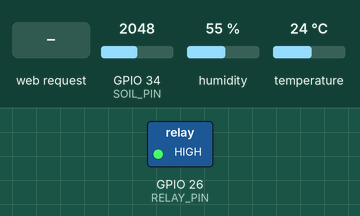
This sketch was run on a simulated ESP32. Parts: switched loads named in the sketch (green lamp = pin HIGH). The test bench sets the inputs (shaded band); at power-on: GPIO 34 (SOIL_PIN) = 2048, humidity 55 %, temperature 24 °C. WiFi joins after 1.5 s; servers stay silent unless stated; what the sketch prints to the serial monitor is not drawn.

Above: at 2.7 s.
2.8 s: HTTP request GET /ON received
At 3.6 s:
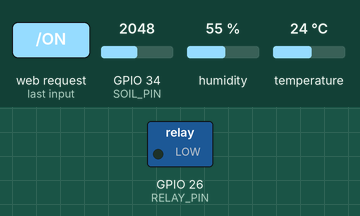
4.3 s: HTTP request GET /OFF received
At 4.7 s:
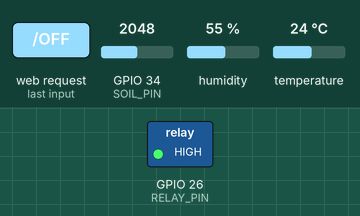
Timing chart, 0 to 7.3 s (numbered marks = the images above; inputs shaded):
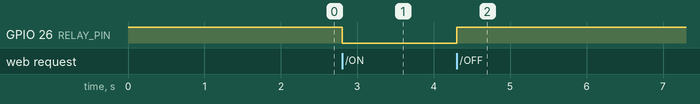

Measured:
- after the input at 2.8 s, GPIO 26 (RELAY_PIN): HIGH → LOW at once
- after the input at 4.3 s, GPIO 26 (RELAY_PIN): LOW → HIGH at once

The sketch:

sketch_apr24a.ino
```cpp
#include <WiFi.h>
#include <WebServer.h>
#include "DHT.h"
#include "ThingSpeak.h"

// -------- Pins --------
#define DHTPIN 4
#define DHTTYPE DHT22
#define SOIL_PIN 34
#define RELAY_PIN 26

DHT dht(DHTPIN, DHTTYPE);

// -------- WiFi --------
const char* ssid = "JioLEGAL_5G";
const char* password = "20802080";

// -------- ThingSpeak --------
unsigned long channelID = 3252160;
const char* writeAPI = "1TZ7JM1RVZTK5HOY";

WiFiClient client;
WebServer server(80);

// -------- Pump --------
String pumpState = "OFF";

// -------- Timing --------
unsigned long lastTime = 0;
const long interval = 5000;

// ================== ROUTES ==================

void handleON() {

  digitalWrite(RELAY_PIN, LOW);   // Active LOW relay
  pumpState = "ON";

  server.sendHeader("Access-Control-Allow-Origin", "*");
  server.send(200, "text/plain", "ON");
}

void handleOFF() {

  digitalWrite(RELAY_PIN, HIGH);
  pumpState = "OFF";

  server.sendHeader("Access-Control-Allow-Origin", "*");
  server.send(200, "text/plain", "OFF");
}

void handleSTATUS() {

  server.sendHeader("Access-Control-Allow-Origin", "*");
  server.send(200, "text/plain", pumpState);
}

// ================== SETUP ==================

void setup() {

  Serial.begin(115200);

  dht.begin();

  pinMode(RELAY_PIN, OUTPUT);

  // Pump OFF initially
  digitalWrite(RELAY_PIN, HIGH);

  Serial.println("Connecting to WiFi...");

  WiFi.begin(ssid, password);

  while (WiFi.status() != WL_CONNECTED) {
    delay(500);
    Serial.print(".");
  }

  Serial.println();
  Serial.println("WiFi Connected ✅");
  Serial.print("ESP32 IP Address: ");
  Serial.println(WiFi.localIP());

  ThingSpeak.begin(client);

  // -------- Web Server --------
  server.on("/ON", handleON);
  server.on("/OFF", handleOFF);
  server.on("/STATUS", handleSTATUS);

  server.begin();

  Serial.println("Server Started ✅");
}

// ================== LOOP ==================

void loop() {

  server.handleClient();

  if (millis() - lastTime >= interval) {

    lastTime = millis();

    int soil = analogRead(SOIL_PIN);

    float temp = dht.readTemperature();
    float hum = dht.readHumidity();

    if (isnan(temp) || isnan(hum)) {

      Serial.println("DHT Error ❌");
      return;
    }

    Serial.print("Temperature: ");
    Serial.print(temp);
    Serial.println(" °C");

    Serial.print("Humidity: ");
    Serial.print(hum);
    Serial.println(" %");

    Serial.print("Soil: ");
    Serial.println(soil);

    // Upload to ThingSpeak
    ThingSpeak.setField(1, temp);
    ThingSpeak.setField(2, hum);
    ThingSpeak.setField(3, soil);

    int response = ThingSpeak.writeFields(channelID, writeAPI);

    if (response == 200) {
      Serial.println("ThingSpeak Updated ✅");
    }
    else {
      Serial.print("ThingSpeak Error: ");
      Serial.println(response);
    }

    Serial.println("-----------------------");
  }
}
```
